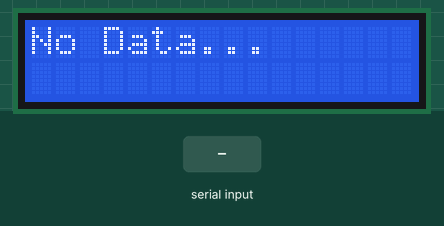
This program was run on a simulated Arduino Nano, built with avr-gcc and run on an emulated ATmega328P. On the bench: 16×2 character LCD. The inputs (shaded band) are chosen by the test bench.

Above: at 1.2 s.
1.3 s: "1" received over the second serial link
At 3.5 s:
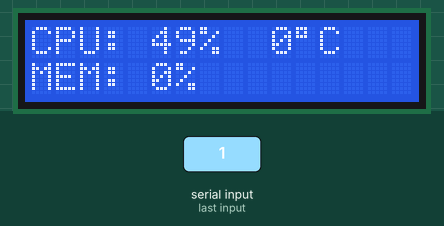
4.5 s: "0" received over the second serial link
7.6 s: "2" received over the second serial link
At 9.8 s:
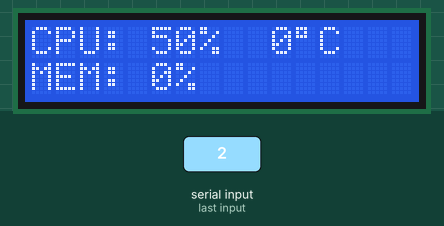
Timing chart, 0 to 11.3 s (numbered marks = the images above; inputs shaded):
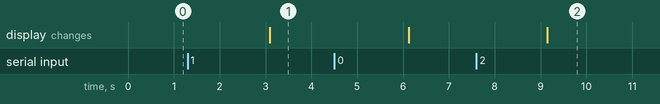

The program:

main.cpp
```cpp
#include <Arduino.h>
#include <SoftwareSerial.h>
#include <Wire.h>
#include <LiquidCrystal_I2C.h>

LiquidCrystal_I2C lcd(0x27,16,2);
constexpr uint8_t pinRX = 8, pinTX = 7;


SoftwareSerial pc(pinRX, pinTX);

struct SendInfo {
    uint8_t cpuUsage;
    uint8_t memUsage;
    uint8_t cpuTemp;
};


SendInfo sInfo = {};

void setup() {
  Serial.begin(9600);
  pc.begin(9600);
  lcd.init();
  lcd.backlight();
  lcd.print("No Data...");
}

void loop() {

  if(pc.available()){
    //Serial.println("Reading data...");
    pc.readBytes((uint8_t*)&sInfo, sizeof(SendInfo));
    //Serial.println("DataRead: " + String(read));
    lcd.clear();
    lcd.setCursor(0,0);
    lcd.print("CPU: " + String(sInfo.cpuUsage) + "%  ");
    lcd.print(String(sInfo.cpuTemp) + (char)223 + 'C');
    lcd.setCursor(0,1);
    lcd.print("MEM: " + String(sInfo.memUsage) + "%");

  }
  else{
   // Serial.println("Waiting for data...");

   // Serial.println("Read: " + String(pc.read()));
  }
  delay(1000);
}
```

Measured:
- after the input at 1.3 s, the display: changes after 1.8 s (image 1)
- after the input at 7.6 s, the display: changes after 1.5 s (image 2)
